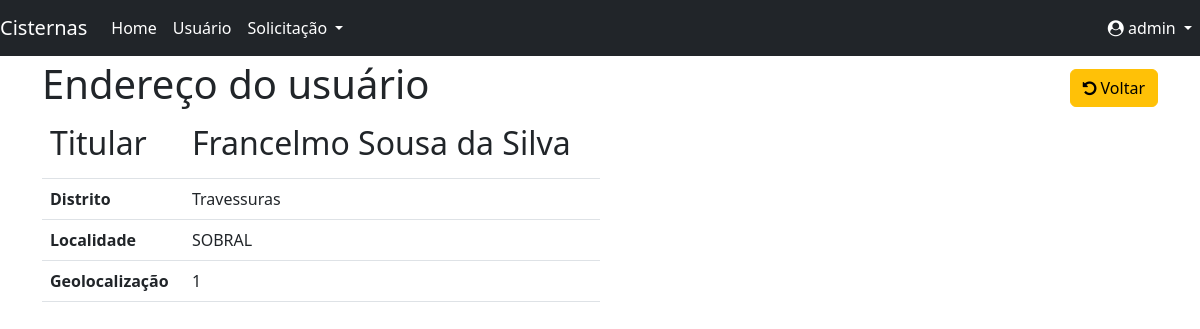
The app's page /usuarios/endereco_titular/1/ (signed in) with its own data.
### backend/usuarios/models.py (models this page shows, shortened)
class Endereco(models.Model):
    titular = models.ForeignKey(Titular, on_delete=models.SET_NULL, null=True, blank=True)
    distrito = models.CharField('Distrito', max_length=20, blank=True)
    localidade = models.CharField('Localidade', max_length=20, blank=True)
    geolocalizacao = models.IntegerField('Geolocalização', blank=True)
    class Meta:
        verbose_name_plural = 'Endereços'
        ordering = ('distrito',)

class Titular(models.Model):
    user = models.ForeignKey(User, on_delete=models.SET_NULL, null=True, blank=True)
    inicio = models.DateField('Data Inicial')
    fim = models.DateField('Data Final')
    nome = models.CharField('Nome', max_length=70, blank=True)
    rg = models.PositiveIntegerField('RG', null=True, blank=True)
    cpf = models.PositiveIntegerField('CPF', null=True, blank=True)
    nis = models.PositiveIntegerField('NIS', null=True, blank=True)
    telefone = models.PositiveIntegerField('Telefone', null=True, blank=True)
    active = models.BooleanField(default=False)
    class Meta:
        verbose_name_plural = 'Titulares'
        ordering = ('nome',)

### backend/usuarios/views.py (the view)
# urls.py: path('endereco_titular/<int:pk>/', v.endereco_titular, name='endereco_titular'),
@login_required
def endereco_titular(request, pk):
    template_name = 'endereco_titular.html'
    endereco = Endereco.objects.filter(titular__pk=pk)
    context = {'endereco_list': endereco}
    return render(request, template_name, context)

### backend/usuarios/templates/endereco_titular.html (shortened to what this page needs)
{% extends "base.html" %}
{% block content %}
<h1> Endereço do usuário
  <span class="pull-right">
    <a href="{% url 'usuarios:titular_list' %}">
      <button type="button" class="btn btn-warning">
        <span class="fa fa-undo"></span> Voltar
      </button>
    </a>
  </span>
</h1>
<div class="col-sm-6">
    <table class="table table-user-information">
      <tbody>
        {% for endereco in endereco_list %}
        <tr>
          <th class="text-right"><h2>Titular</h2></th>
          <td><h2>{{ endereco.titular.nome}}</h2></td>
        </tr>
        <tr>
          <th class="text-right">Distrito</th>
          <td>{{ endereco.distrito }}</td>
        </tr>
        <tr>
          <th class="text-right">Localidade</th>
          <td>{{ endereco.localidade }}</td>
        </tr>
        <tr>
          <th class="text-right">Geolocalização</th>
          <td>{{ endereco.geolocalizacao }}</td>
        </tr>
      </tbody>
    </table>
  </div>
  {% endfor %}
{% endblock content %}

### backend/base/templates/includes/nav.html (shortened to what this page needs)
<nav class="navbar navbar-expand-md navbar-dark bg-dark fixed-top">
    <a class="navbar-brand" href="/admin/">Cisternas</a>
    {% if user.is_authenticated %}
    <div class="collapse navbar-collapse" id="navbarsExampleDefault">
        <ul class="navbar-nav mr-auto">
            <li class="nav-item active">
                <a class="nav-link text-white" href="{% url 'base:index' %}">Home<span class="sr-only">(current)</span></a>
            </li>
            <li class="nav-item">
                <a class="nav-link text-white" href="{% url 'usuarios:titular_list' %}">Usuário</a>
            </li>
            <li class="nav-item dropdown">
                <a class="nav-link dropdown-toggle text-white" href="#" role="button"
                   data-bs-toggle="dropdown" aria-haspopup="true" aria-expanded="false"><span>Solicitação</span>
                </a>
            </li>
        </ul>
        <ul class="navbar-nav ms-auto">
            <li class="nav-item dropdown">
                <a class="nav-link dropdown-toggle text-white" href="#" role="button" data-bs-toggle="dropdown"
                   aria-haspopup="true" aria-expanded="false">
                    <i class="fa fa-user-circle" aria-hidden="true"></i>
                    <span id="username">{{ request.user}}</span>
                </a>
            </li>
        {% endif %}
    </div>
</nav>

### backend/base/static/css/style.css (style rules this page uses)
body { margin-top: 60px }

### records on screen
Endereco: titular.nome "Francelmo Sousa da Silva", distrito "Travessuras", localidade "SOBRAL", geolocalizacao "1"

### other values on screen
{{ request.user }} "admin"
